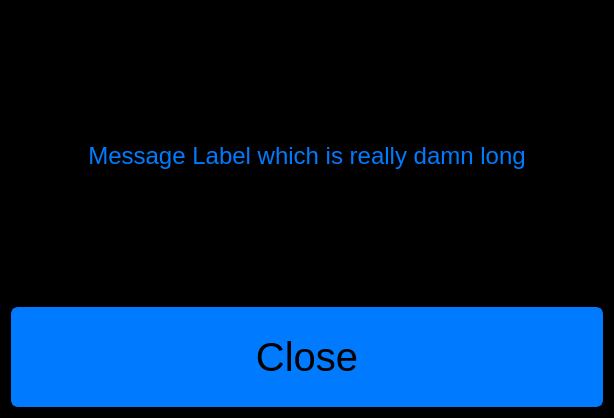
<?xml version="1.0" encoding="UTF-8"?>
<ui version="4.0">
 <class>CustomDialog</class>
 <widget class="QDialog" name="CustomDialog">
  <property name="geometry">
   <rect>
    <x>0</x>
    <y>0</y>
    <width>614</width>
    <height>418</height>
   </rect>
  </property>
  <property name="windowTitle">
   <string>Information</string>
  </property>
  <property name="styleSheet">
   <string notr="true">QWidget
{
	color: rgb(0, 123, 255);	
	background-color: rgb(0, 0, 0);

}

/*
QPushButton {
	background-color: rgb(0, 0, 0);
	color: (0, 123, 255);
    border-width: 4px;
	border-color: rgb(0, 123, 255);
	border-style: solid;
	border-radius: 7;
	padding: 3px;
	padding-left: 5px;
	padding-right: 5px;
}

QPushButton:pressed
{
	color: rgb(239, 151, 0);	
	border-color: rgb(239, 151, 0);
}
*/

#LHeader {
	color: rgb(239, 151, 0);
}


/* Inverted button style */
QPushButton {
	background-color: rgb(0, 123, 255);  
	color: rgb(0, 0, 0);
    border-width: 3px;
	border-color: rgb(0, 123, 255);
	border-style: solid;
	border-radius: 7;
	padding: 3px;
	padding-left: 5px;
	padding-right: 5px;
}

QPushButton:pressed {
	background-color: rgb(239, 151, 0);	
	border-color: rgb(239, 151, 0);	
}

#informationLabel {
	padding: 5px 25px 5px 25px;
}</string>
  </property>
  <layout class="QVBoxLayout" name="verticalLayout">
   <item>
    <widget class="QLabel" name="informationLabel">
     <property name="minimumSize">
      <size>
       <width>300</width>
       <height>100</height>
      </size>
     </property>
     <property name="font">
      <font>
       <pointsize>18</pointsize>
      </font>
     </property>
     <property name="text">
      <string>Message Label which is really damn long</string>
     </property>
     <property name="alignment">
      <set>Qt::AlignCenter</set>
     </property>
     <property name="wordWrap">
      <bool>true</bool>
     </property>
    </widget>
   </item>
   <item>
    <widget class="QPushButton" name="closeButton">
     <property name="minimumSize">
      <size>
       <width>0</width>
       <height>50</height>
      </size>
     </property>
     <property name="maximumSize">
      <size>
       <width>16777215</width>
       <height>100</height>
      </size>
     </property>
     <property name="font">
      <font>
       <pointsize>30</pointsize>
      </font>
     </property>
     <property name="text">
      <string>Close</string>
     </property>
    </widget>
   </item>
  </layout>
 </widget>
 <resources/>
 <connections/>
</ui>
